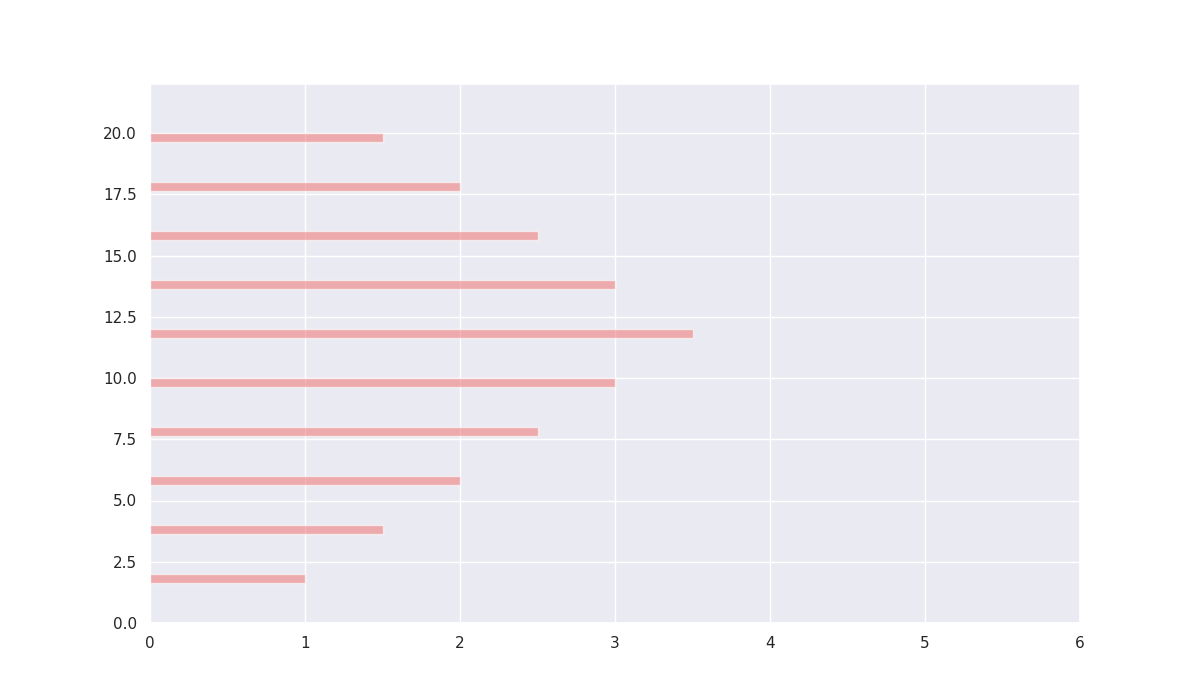

Generate this figure with Python:
import matplotlib.pyplot as plt
import numpy as np

study_hours = np.array([2, 4, 6, 8, 10, 12, 14, 16, 18, 20])
reading_hours = np.array([1, 1.5, 2, 2.5, 3, 3.5, 3, 2.5, 2, 1.5])

fig, ax1 = plt.subplots(figsize=(12, 7))

bar_height = 0.35
bar_positions = study_hours - bar_height / 2
ax1.barh(bar_positions, reading_hours, bar_height, color='lightcoral', alpha=0.6)

ax1.set_xlim(0, 6)
ax1.set_ylim(0, 22)

plt.show()
